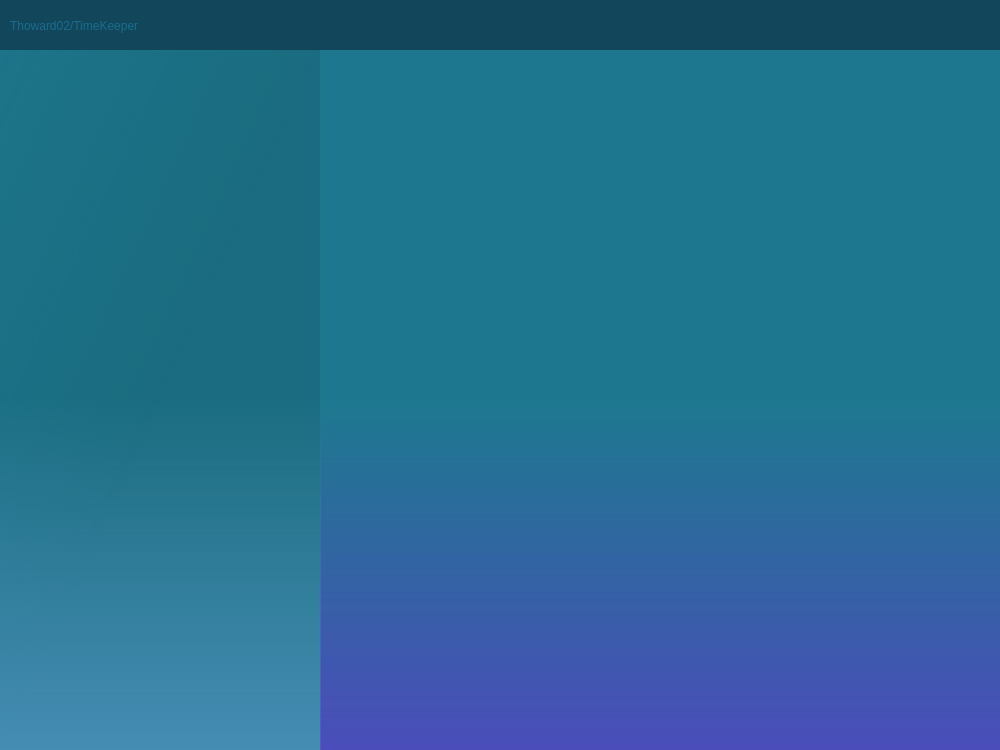
<?xml version="1.0" encoding="UTF-8"?>
<ui version="4.0">
 <class>MainWindow</class>
 <widget class="QMainWindow" name="MainWindow">
  <property name="geometry">
   <rect>
    <x>0</x>
    <y>0</y>
    <width>1000</width>
    <height>750</height>
   </rect>
  </property>
  <property name="windowTitle">
   <string>MainWindow</string>
  </property>
  <property name="styleSheet">
   <string notr="true">QWidget#centralWidget{
	background-color: #196D8D;

}</string>
  </property>
  <widget class="QWidget" name="centralWidget">
   <widget class="QFrame" name="titleFrame">
    <property name="geometry">
     <rect>
      <x>0</x>
      <y>0</y>
      <width>1001</width>
      <height>50</height>
     </rect>
    </property>
    <property name="styleSheet">
     <string notr="true">QFrame#titleFrame {
	background-color: #11465B;
	border: none;
}</string>
    </property>
    <property name="frameShape">
     <enum>QFrame::StyledPanel</enum>
    </property>
    <property name="frameShadow">
     <enum>QFrame::Raised</enum>
    </property>
    <widget class="QLabel" name="title">
     <property name="geometry">
      <rect>
       <x>10</x>
       <y>10</y>
       <width>241</width>
       <height>31</height>
      </rect>
     </property>
     <property name="styleSheet">
      <string notr="true">QLabel{
font: 14pt &quot;Kiona&quot;;
color: #196D8D;
}</string>
     </property>
     <property name="text">
      <string>Thoward02/TimeKeeper</string>
     </property>
    </widget>
   </widget>
   <widget class="QFrame" name="timeBox">
    <property name="geometry">
     <rect>
      <x>0</x>
      <y>50</y>
      <width>321</width>
      <height>700</height>
     </rect>
    </property>
    <property name="styleSheet">
     <string notr="true">QFrame#timeBox{
	background: qlineargradient(spread:pad, x1:0, y1:0, x2:0.5, y2:0.5, x3:1, y3:1, stop:0 rgba(25, 103, 134,1), stop:1 rgba(18, 78, 102, 0.5), stop:2 rgba(17, 70, 91,0));
	border: none;

}</string>
    </property>
    <property name="frameShape">
     <enum>QFrame::StyledPanel</enum>
    </property>
    <property name="frameShadow">
     <enum>QFrame::Raised</enum>
    </property>
   </widget>
   <widget class="QFrame" name="frame">
    <property name="geometry">
     <rect>
      <x>0</x>
      <y>50</y>
      <width>321</width>
      <height>701</height>
     </rect>
    </property>
    <property name="styleSheet">
     <string notr="true">QFrame{
	background: qlineargradient(spread:pad, x1:1, y1:1, x2:1, y2:0.5, x3:1, y3:0, stop:0 rgba(90, 161, 205, 0.7), stop:1 rgba(45, 167, 151,0.2), stop:2 rgba(17, 70, 91,0));
	border: none;

}</string>
    </property>
    <property name="frameShape">
     <enum>QFrame::StyledPanel</enum>
    </property>
    <property name="frameShadow">
     <enum>QFrame::Raised</enum>
    </property>
   </widget>
   <widget class="QFrame" name="frame_2">
    <property name="geometry">
     <rect>
      <x>320</x>
      <y>50</y>
      <width>681</width>
      <height>701</height>
     </rect>
    </property>
    <property name="styleSheet">
     <string notr="true">QFrame#frame_2{
	background: qlineargradient(spread:pad, x1:1, y1:1, x2:1, y2:0.5, x3:1, y3:0, stop:0 rgba(96, 63, 205, 0.7), stop:1 rgba(45, 167, 151,0.2), stop:2 rgba(17, 70, 91,0));
	border: none;

}</string>
    </property>
    <property name="frameShape">
     <enum>QFrame::StyledPanel</enum>
    </property>
    <property name="frameShadow">
     <enum>QFrame::Raised</enum>
    </property>
   </widget>
  </widget>
 </widget>
 <layoutdefault spacing="6" margin="11"/>
 <resources/>
 <connections/>
</ui>
